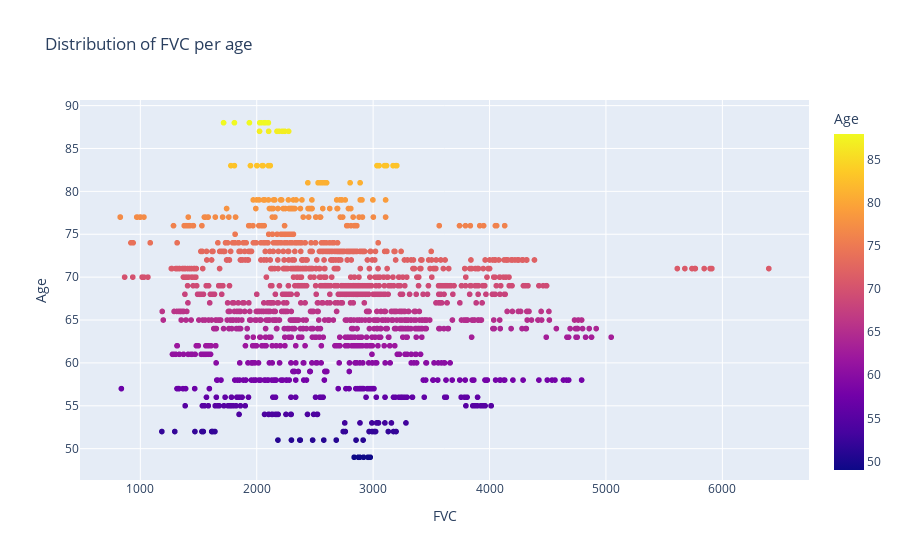
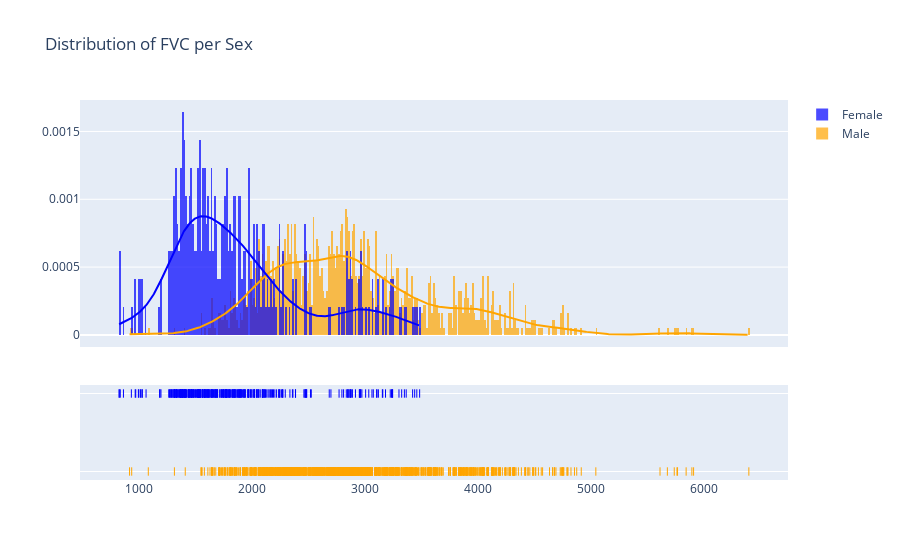

Notebook cell for these charts, in order:
### Markdown cell above
#### [Conclusions] Sex, Age and Smoking Status Distribution conclusions
* Almost 80% of patients in our train dataset are males
* The majority of the patients are aged between 60 and 75 
* The majority of the patients are ex-smokers and males

### Code cell
def plot_capacity_type_per_age(data_df, capacity_type='FVC'):
    '''Plots the capacity type per age
       :param data_df: data dataframe which corresponds with the format of the train and test dataset
       '''
    fig = px.scatter(train_df, x=capacity_type, y="Age", color='Age', title=f'Distribution of {capacity_type} per age')
    fig.show()

def plot_capacity_type_per_sex(data_df, capacity_type='FVC'):
    '''Plots the fvc per sex
       :param data_df: data dataframe which corresponds with the format of the train and test dataset
       '''
    hist_data = [data_df.groupby('Sex').get_group('Male')[capacity_type],
                 data_df.groupby('Sex').get_group('Female')[capacity_type]]
    
    group_labels = ['Male', 'Female']
    colors = ['orange', 'blue']

    fig = ff.create_distplot(hist_data, group_labels, colors=colors,bin_size=bins_per_capacity_type(capacity_type),
                             show_curve=True)

    fig.update(layout_title_text=f'Distribution of {capacity_type} per Sex')
    fig.show()
    
def plot_capacity_type_per_smoking_status(data_df, capacity_type='FVC'):
    '''Plots the capacity type per smoking status
       :param data_df: data dataframe which corresponds with the format of the train and test dataset
       '''
    hist_data = [data_df.groupby('SmokingStatus').get_group('Ex-smoker')[capacity_type],
                 data_df.groupby('SmokingStatus').get_group('Never smoked')[capacity_type],
                 data_df.groupby('SmokingStatus').get_group('Currently smokes')[capacity_type]]

    group_labels = ['Ex-Smokers', 'Never Smoked', 'Current Smokers']
    colors = ['purple', 'green', 'orange']

    fig = ff.create_distplot(hist_data, group_labels, colors=colors,bin_size=bins_per_capacity_type(capacity_type), show_curve=True)

    fig.update(layout_title_text=f'Distribution of {capacity_type} per Smoking Status')
    fig.show()

def plot_capacity_type_per_weeks_over_smoking_status(data_df, capacity_type='FVC'):
    '''Plots the capacity type over weeks
       :param data_df: data dataframe which corresponds with the format of the train and test dataset
    '''
    fig = px.scatter(data_df, x="Weeks", y=capacity_type, color="SmokingStatus", hover_name="SmokingStatus",
                    title=f'Evolution of {capacity_type} per week by Smoking Status')
    fig.show()

def bins_per_capacity_type(capacity_type):
    return 15 if capacity_type == 'FVC' else 5

plot_capacity_type_per_age(train_df, 'FVC')
plot_capacity_type_per_sex(train_df, 'FVC')

### Figure 1 — Plotly figure (JSON) as saved in the notebook; plotly's stock layout.template omitted (floating-point values rounded to 4 significant figures; data arrays with more than 128 entries replaced by an {"elided": "..."} marker saying what was removed)
{"data": [{"hovertemplate": "FVC=%{x}<br>Age=%{marker.color}<extra></extra>", "legendgroup": "", "marker": {"color": {"elided": "1549 int values"}, "coloraxis": "coloraxis", "symbol": "circle"}, "mode": "markers", "name": "", "showlegend": false, "type": "scattergl", "x": {"elided": "1549 int values"}, "xaxis": "x", "y": {"elided": "1549 int values"}, "yaxis": "y"}], "layout": {"coloraxis": {"colorbar": {"title": {"text": "Age"}}, "colorscale": [[0, "#0d0887"], [0.1111, "#46039f"], [0.2222, "#7201a8"], [0.3333, "#9c179e"], [0.4444, "#bd3786"], [0.5556, "#d8576b"], [0.6667, "#ed7953"], [0.7778, "#fb9f3a"], [0.8889, "#fdca26"], [1, "#f0f921"]]}, "legend": {"tracegroupgap": 0}, "title": {"text": "Distribution of FVC per age"}, "xaxis": {"anchor": "y", "domain": [0, 1], "title": {"text": "FVC"}}, "yaxis": {"anchor": "x", "domain": [0, 1], "title": {"text": "Age"}}}}

### Figure 2 — Plotly figure (JSON) as saved in the notebook; plotly's stock layout.template omitted (floating-point values rounded to 4 significant figures; data arrays with more than 128 entries replaced by an {"elided": "..."} marker saying what was removed)
{"data": [{"autobinx": false, "histnorm": "probability density", "legendgroup": "Male", "marker": {"color": "orange"}, "name": "Male", "opacity": 0.7, "type": "histogram", "x": {"elided": "1224 int values"}, "xaxis": "x", "xbins": {"end": 6399, "size": 15, "start": 919}, "yaxis": "y"}, {"autobinx": false, "histnorm": "probability density", "legendgroup": "Female", "marker": {"color": "blue"}, "name": "Female", "opacity": 0.7, "type": "histogram", "x": {"elided": "325 int values"}, "xaxis": "x", "xbins": {"end": 3486, "size": 15, "start": 827}, "yaxis": "y"}, {"legendgroup": "Male", "marker": {"color": "orange"}, "mode": "lines", "name": "Male", "showlegend": false, "type": "scatter", "x": {"elided": "500 float values"}, "xaxis": "x", "y": {"elided": "500 float values"}, "yaxis": "y"}, {"legendgroup": "Female", "marker": {"color": "blue"}, "mode": "lines", "name": "Female", "showlegend": false, "type": "scatter", "x": {"elided": "500 float values"}, "xaxis": "x", "y": {"elided": "500 float values"}, "yaxis": "y"}, {"legendgroup": "Male", "marker": {"color": "orange", "symbol": "line-ns-open"}, "mode": "markers", "name": "Male", "showlegend": false, "type": "scatter", "x": {"elided": "1224 int values"}, "xaxis": "x", "y": {"elided": "1224 str values"}, "yaxis": "y2"}, {"legendgroup": "Female", "marker": {"color": "blue", "symbol": "line-ns-open"}, "mode": "markers", "name": "Female", "showlegend": false, "type": "scatter", "x": {"elided": "325 int values"}, "xaxis": "x", "y": {"elided": "325 str values"}, "yaxis": "y2"}], "layout": {"barmode": "overlay", "hovermode": "closest", "legend": {"traceorder": "reversed"}, "title": {"text": "Distribution of FVC per Sex"}, "xaxis": {"anchor": "y2", "domain": [0, 1], "zeroline": false}, "yaxis": {"anchor": "free", "domain": [0.35, 1], "position": 0}, "yaxis2": {"anchor": "x", "domain": [0, 0.25], "dtick": 1, "showticklabels": false}}}
